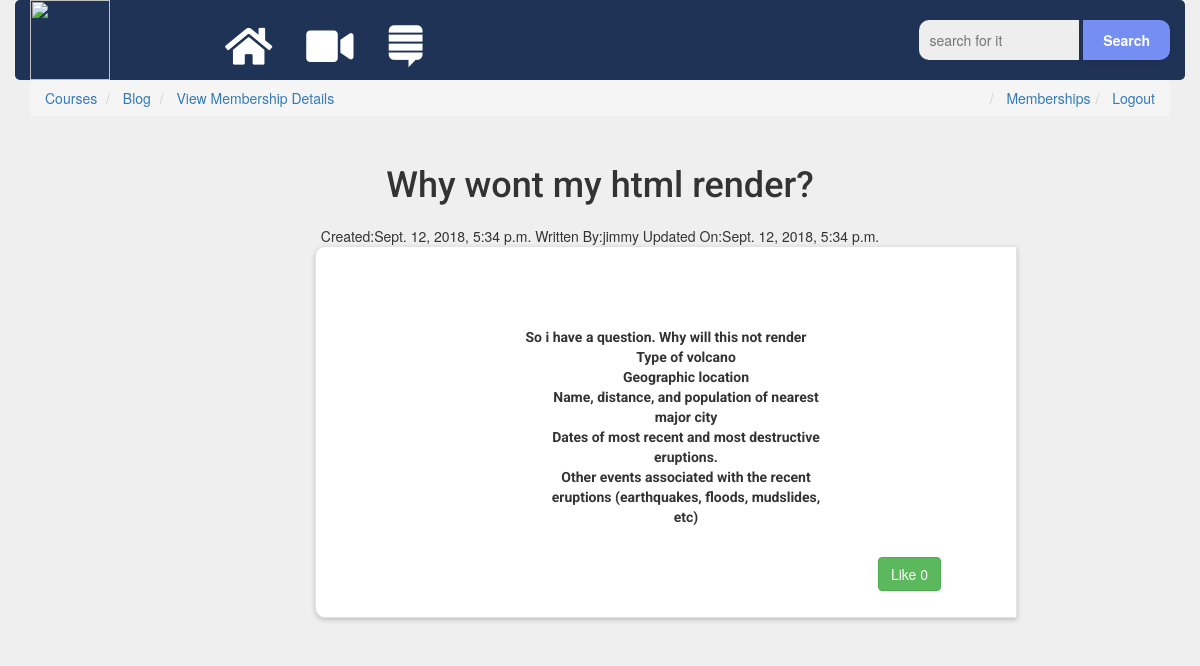
The page /blog/why-wont-my-html-render/ (signed in) on the database its author committed.
### blog/models.py (models this page shows, shortened)
class Post(models.Model):
    slug = models.SlugField(unique=True)
    title = models.CharField(max_length= 50)
    description = models.TextField(max_length=1000)
    timestamp = models.DateTimeField(auto_now=False, auto_now_add=True)
    updated = models.DateTimeField(auto_now=True, auto_now_add=False)
    author = models.ForeignKey(UserMembership, on_delete=models.CASCADE)
    image = models.ImageField(upload_to='post_image', null=True, blank=True)
    likes = models.ManyToManyField(UserMembership, blank=True, related_name='post_likes')
    def get_like_url(self):
        return reverse('blog:like', kwargs={ "slug": self.slug })
    def get_api_like_url(self):
        return reverse('blog:like_api', kwargs={ "slug": self.slug })
    class Meta:
            db_table = 'Post'

### memberships/models.py (models this page shows, shortened)
class UserMembership(models.Model):
	user = models.OneToOneField(User, on_delete=models.CASCADE, related_name='membership')
	slug = models.SlugField()
	stripe_customer_id = models.CharField(max_length=40)
	membership = models.ForeignKey(Membership, on_delete=models.SET_NULL, null=True)
	first_name = models.CharField(max_length=20)
	last_name = models.CharField(max_length=20)
	bio = models.TextField(max_length=500, blank=True)
	location = models.CharField(max_length=30, blank=True)
	birth_date = models.DateField(null=True, blank=True)
	avatar = models.ImageField(upload_to='avatar', blank=True)
	friends = models.ManyToManyField("UserMembership", blank=True)

### blog/views.py (the view)
# urls.py: url(r'^(?P<slug>[\w-]+)/$', post_detail, name='detail'),
def post_detail(request, slug):
    user = UserMembership.objects.filter(user=request.user)[0]
    instance = get_object_or_404(Post, slug=slug)
    context = {
        'user': user,
        'instance': instance
    }
    return render(request, 'blog/posts_detail.html', context)

### blog/templates/blog/posts_detail.html (shortened to what this page needs)
{% extends 'blog/base.html' %}
{% block content %}
<div class="col-sm-12">
    <h1 class="text-center detail-title">{{ instance.title }}</h1>
</div>
<div class="text-center">
        Created:{{ instance.timestamp}}
        Written By:{{ instance.author.first_name }}
        Updated On:{{ instance.updated }}
</div>
<div class="well detail-well">
   <div class="row">
     <div class="col-md-2"></div>
       <div class="col-md-8">
            <div class="text-center content-markdown detail-descr">
             <strong>
                 {{ instance.description|safe }}
             </strong>
            </div>
       </div>
     <div class="col-md-2"></div>
   </div>
<div class="row detail-btns">
    <div class="col-md-12">
        <a href="{{ instance.get_like_url }}" data-likes="{{ instance.likes.count }}"
        class="like-detail-btn btn btn-success" data-href="{{ instance.get_api_like_url }}">
        Like
        <span>{{ instance.likes.count }}</span>
    </a>
</div>
 </div>
</div>
<div class="row">
        <div class="col-md-10 col-sm-offset-2">
        </div>
    </div>
{% endblock  %}

### memberships/static/css/main.css (style rules this page uses)
html { box-sizing: border-box; }
.row { margin-left:auto; margin-right:auto; }
.detail-well { padding: 60px; width: 60%; border-radius:10px 0 0 10px; -moz-border-radius:10px 0 0 10px; -webkit-border-radius:10px 0 0 10px; -o-border-radius:10px 0 0 10px; box-shadow: 0 2px 5px rgba(0, 0, 0, .2); background: #fff; vertical-align: -webkit-baseline-middle; position: relative; margin-left: 300px; }
.detail-title { font-family: 'Roboto', sans-serif; padding: 10px; }
.detail-descr { padding: 20px; font-family: 'Roboto', sans-serif; }
.detail-btns { float: right; }

### memberships/static/css/blog.css (style rules this page uses)
body { margin: 0; padding: 0; background: #efefef; }
ul, li { list-style: none; }

### rows shown on the page
Post: title "Why wont my html render?", timestamp "Sept. 12, 2018, 5:34 p.m.", author.first_name "jimmy", updated "Sept. 12, 2018, 5:34 p.m.", description "So i have a question. Why will this not render Type of volcano Geographic location Name, distance, and population of nearest major city Dates of most recent and most destructive eruptions. Other events associated with the recent eruptions (earthquakes, floods, mudslides, etc)", likes.count "0"
